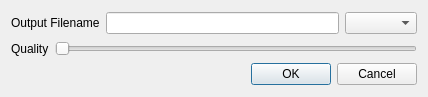
<?xml version="1.0" encoding="UTF-8"?>
<ui version="4.0">
 <class>TranscodePictureTargetDialog</class>
 <widget class="QDialog" name="TranscodePictureTargetDialog">
  <property name="geometry">
   <rect>
    <x>0</x>
    <y>0</y>
    <width>428</width>
    <height>97</height>
   </rect>
  </property>
  <property name="windowTitle">
   <string>Edit picture transcoding target properties</string>
  </property>
  <layout class="QVBoxLayout" name="verticalLayout">
   <item>
    <layout class="QHBoxLayout" name="horizontalLayout_2">
     <item>
      <widget class="QLabel" name="label">
       <property name="text">
        <string>Output Filename</string>
       </property>
      </widget>
     </item>
     <item>
      <widget class="QLineEdit" name="txt_outname"/>
     </item>
     <item>
      <widget class="QComboBox" name="cbox_suffix"/>
     </item>
    </layout>
   </item>
   <item>
    <layout class="QHBoxLayout" name="horizontalLayout">
     <item>
      <widget class="QLabel" name="label_2">
       <property name="text">
        <string>Quality</string>
       </property>
      </widget>
     </item>
     <item>
      <widget class="QSlider" name="slider_quality">
       <property name="minimum">
        <number>1</number>
       </property>
       <property name="maximum">
        <number>100</number>
       </property>
       <property name="orientation">
        <enum>Qt::Horizontal</enum>
       </property>
      </widget>
     </item>
    </layout>
   </item>
   <item>
    <widget class="QDialogButtonBox" name="buttonBox">
     <property name="orientation">
      <enum>Qt::Horizontal</enum>
     </property>
     <property name="standardButtons">
      <set>QDialogButtonBox::Cancel|QDialogButtonBox::Ok</set>
     </property>
    </widget>
   </item>
  </layout>
 </widget>
 <resources/>
 <connections>
  <connection>
   <sender>buttonBox</sender>
   <signal>accepted()</signal>
   <receiver>TranscodePictureTargetDialog</receiver>
   <slot>accept()</slot>
   <hints>
    <hint type="sourcelabel">
     <x>248</x>
     <y>254</y>
    </hint>
    <hint type="destinationlabel">
     <x>157</x>
     <y>274</y>
    </hint>
   </hints>
  </connection>
  <connection>
   <sender>buttonBox</sender>
   <signal>rejected()</signal>
   <receiver>TranscodePictureTargetDialog</receiver>
   <slot>reject()</slot>
   <hints>
    <hint type="sourcelabel">
     <x>316</x>
     <y>260</y>
    </hint>
    <hint type="destinationlabel">
     <x>286</x>
     <y>274</y>
    </hint>
   </hints>
  </connection>
 </connections>
</ui>
